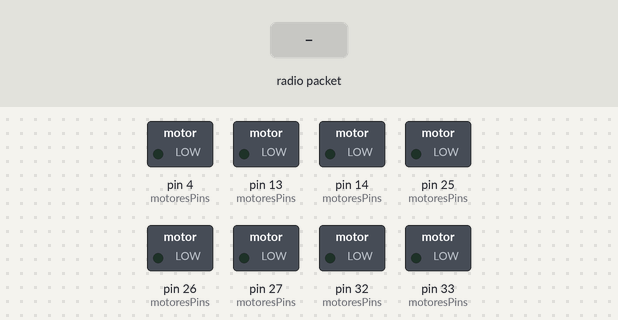
A sketch run on a simulated Arduino Uno, built for the host (arithmetic inside an expression is 32-bit, double 64-bit). Shown: switched loads named in the sketch (green lamp = pin HIGH). Inputs (shaded band) come from the test bench. No radio packets arrive unless stated; what the sketch prints to the serial monitor is not drawn.

Above: at 2.2 s.
2.3 s: radio packet "F" arrives
At 3.1 s:
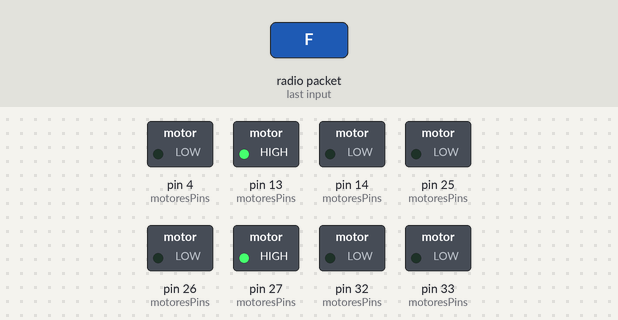
Timing chart, 0 to 5.3 s (numbered marks = the images above; inputs shaded):
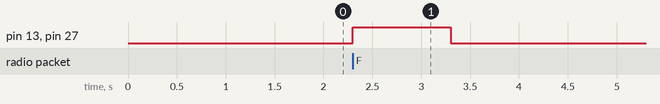

The sketch:

Carrinho_Receptor_.ino
```cpp
#include <SPI.h>
#include <nRF24L01.h>
#include <RF24.h>

// Struct idêntica à do Uno
struct __attribute__((packed)) Pacote {
  int16_t x;
  int16_t y;
  uint8_t botao;
};
Pacote dados;

// CE no GPIO 2, CSN no GPIO 15
RF24 radio(2, 15);
const byte endereco[6] = "00001";

// Matriz de motores original do seu código
int motoresPins[4][2] = {
  {13, 14}, // motor esquerdo
  {4, 27},  // motor direito
  {26, 25}, // motor da arma
  {32, 33}  // motor extra
};

const int quantidadeMotores = sizeof(motoresPins) / sizeof(motoresPins[0]);

bool controlesInvertidos = false;
String direcao = "";
bool motorAAtivo = false;
unsigned long ultimaRecepcao = 0;

void frente() {
  for (int i = 0; i < 2; i++) {
    digitalWrite(motoresPins[i][0], HIGH);
    digitalWrite(motoresPins[i][1], LOW);
  }
}

void tras() {
  for (int i = 0; i < 2; i++) {
    digitalWrite(motoresPins[i][0], LOW);
    digitalWrite(motoresPins[i][1], HIGH);
  }
}

void direita() {
  digitalWrite(motoresPins[0][0], LOW);  digitalWrite(motoresPins[0][1], HIGH);
  digitalWrite(motoresPins[1][0], HIGH); digitalWrite(motoresPins[1][1], LOW);
}

void esquerda() {
  digitalWrite(motoresPins[0][0], HIGH); digitalWrite(motoresPins[0][1], LOW);
  digitalWrite(motoresPins[1][0], LOW);  digitalWrite(motoresPins[1][1], HIGH);
}

void parado() {
  for (int i = 0; i < 2; i++) {
    digitalWrite(motoresPins[i][0], LOW);
    digitalWrite(motoresPins[i][1], LOW);
  }
}

void aplicarMovimento() {
  if (direcao == "F") frente();
  else if (direcao == "T") tras();
  else if (direcao == "E") esquerda();
  else if (direcao == "D") direita();
  else parado();
}

void botaoA(bool ligar) {
  motorAAtivo = ligar;
  if (ligar) {
    if (controlesInvertidos) {
      digitalWrite(motoresPins[2][0], HIGH); digitalWrite(motoresPins[2][1], LOW);
    } else {
      digitalWrite(motoresPins[2][0], LOW);  digitalWrite(motoresPins[2][1], HIGH);
    }
  } else {
    digitalWrite(motoresPins[2][0], LOW);   digitalWrite(motoresPins[2][1], LOW);
  }
}

void botaoB() {
  parado();
  digitalWrite(motoresPins[2][0], LOW);
  digitalWrite(motoresPins[2][1], LOW);
  direcao = "N";
  motorAAtivo = false;
}

void setup() {
  Serial.begin(115200);
  delay(1000);
  Serial.println("\n--- Receptor nRF24L01 (HW-237) Iniciado ---");

  for (int i = 0; i < quantidadeMotores; i++) {
    pinMode(motoresPins[i][0], OUTPUT);
    pinMode(motoresPins[i][1], OUTPUT);
  }
  botaoB();

  SPI.begin(18, 19, 23, 15);

  if (!radio.begin()) {
    Serial.println("Erro Crítico: Rádio HW-237 não responde!");
    while (1);
  }

  radio.openReadingPipe(1, endereco);

  // --- AJUSTES ESPECÍFICOS PARA O RÁDIO COM ANTENA ---
  radio.setPALevel(RF24_PA_MAX);    // Configura potência máxima (Ideal para a arena)
  radio.setDataRate(RF24_250KBPS);  // Velocidade baixa = Máxima distância e barreira contra ruídos
  radio.setRetries(15, 15);         // Máximo de tentativas de reenvio

  radio.startListening();
  Serial.println("Pronto e ouvindo!");
}

void loop() {
  if (radio.available()) {
    radio.read(&dados, sizeof(Pacote));
    ultimaRecepcao = millis();

    if (dados.x > 1024 || dados.y > 1024) return;

    // Conversão do analógico para o seu sistema de Strings
    if (dados.y > 700) direcao = "F";
    else if (dados.y < 300 && dados.y > 5) direcao = "T";
    else if (dados.x > 700) direcao = "D";
    else if (dados.x < 300) direcao = "E";
    else direcao = "N";

    aplicarMovimento();

    if (dados.botao == 1) botaoA(true);
    else if (dados.botao == 2) botaoA(false);
  }

  // Failsafe: se perder o controle por 1 segundo, desliga tudo
  if (millis() - ultimaRecepcao > 1000) {
    botaoB();
  }
}
```

Measured:
- after the input at 2.3 s, pin 13 (motoresPins), pin 27 (motoresPins): LOW → HIGH at once, → LOW 1.0 s later
